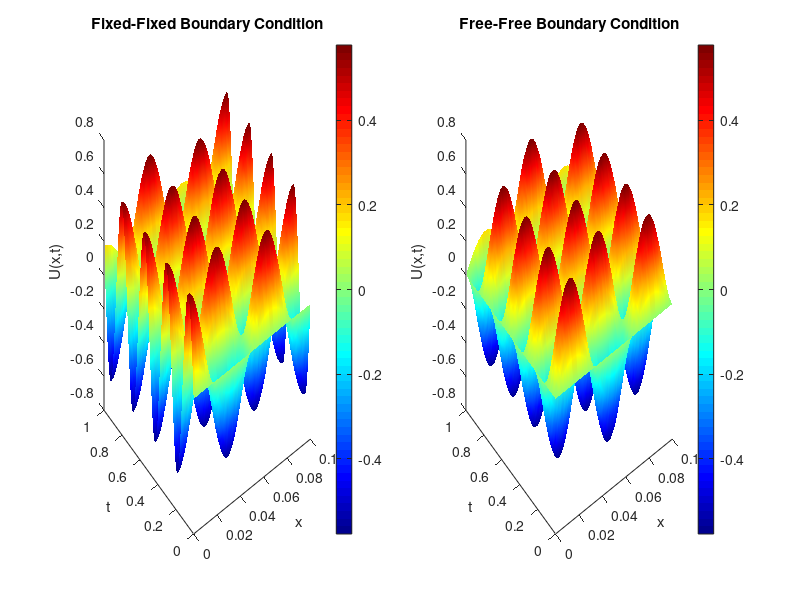

Reproduce this figure in MATLAB.
clc;
clear;
close all;
% Define parameters
H = 0.1;            % Length of the domain (m)
NT = 1;        % Number of time steps


E = 20e9;        % Young's modulus (Pa)
nu = 0.27;        % Poisson's ratio
rho = 751;        % Density (kg/m³)
c = sqrt((E * (1 - nu)) / ((1 + nu) * (1 - 2 * nu) * rho))



n_terms = 10; % Number of terms in the series

% Discretization
x = linspace(0, H, 100);
t = linspace(0, NT, 100); % Time range
[X, T] = meshgrid(x, t);

% Velocity function
F_x = @(x) 100000* pi * sin(3* pi * x / H);

% Initialize solution matrices
U_fixed_fixed = zeros(size(X));
U_free_free = zeros(size(X));

% Compute K_f coefficients
for f = 1:n_terms
    K_f = (2 / (f * pi * c)) * integral(@(x) F_x(x) .* sin(f * pi * x / H), 0, H);
    U_fixed_fixed = U_fixed_fixed + K_f * cos(f * pi * X / H) .* sin(f * pi * c * T / H);
    U_free_free = U_free_free + K_f * sin(f * pi * X / H) .* sin(f * pi * c * T / H);
end


% Plot Fixed-Fixed boundary condition
subplot(1,2,1);
surf(X, T, U_fixed_fixed);
shading interp;
colormap jet;
xlabel('x'); ylabel('t'); zlabel('U(x,t)');
title('Fixed-Fixed Boundary Condition');
colorbar;
grid off;

% Plot Free-Free boundary condition
subplot(1,2,2);
surf(X, T, U_free_free);
shading interp;
colormap jet;
xlabel('x'); ylabel('t'); zlabel('U(x,t)');
title('Free-Free Boundary Condition');
colorbar;
grid off;


